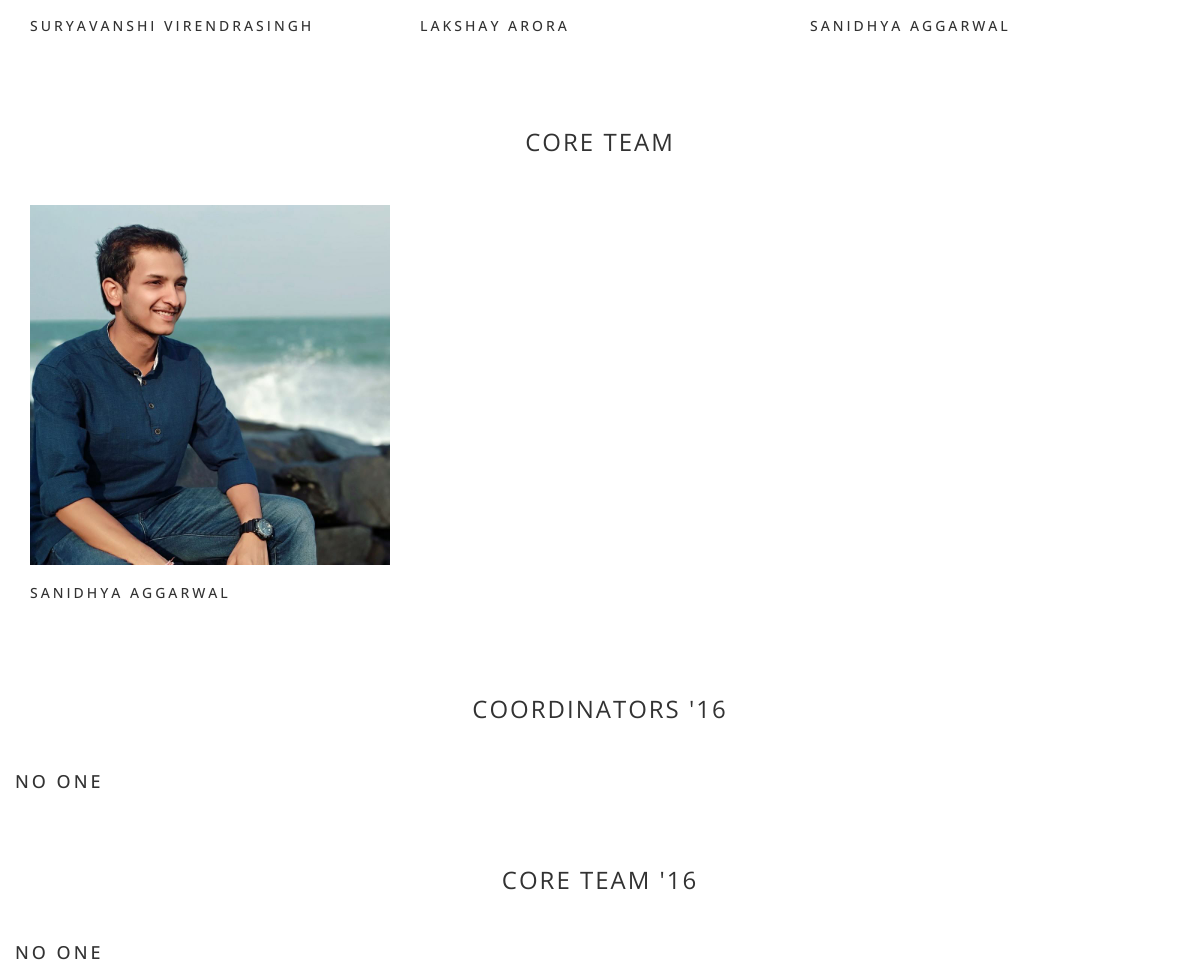
The page /team/ (middle part) on the database as committed earlier.
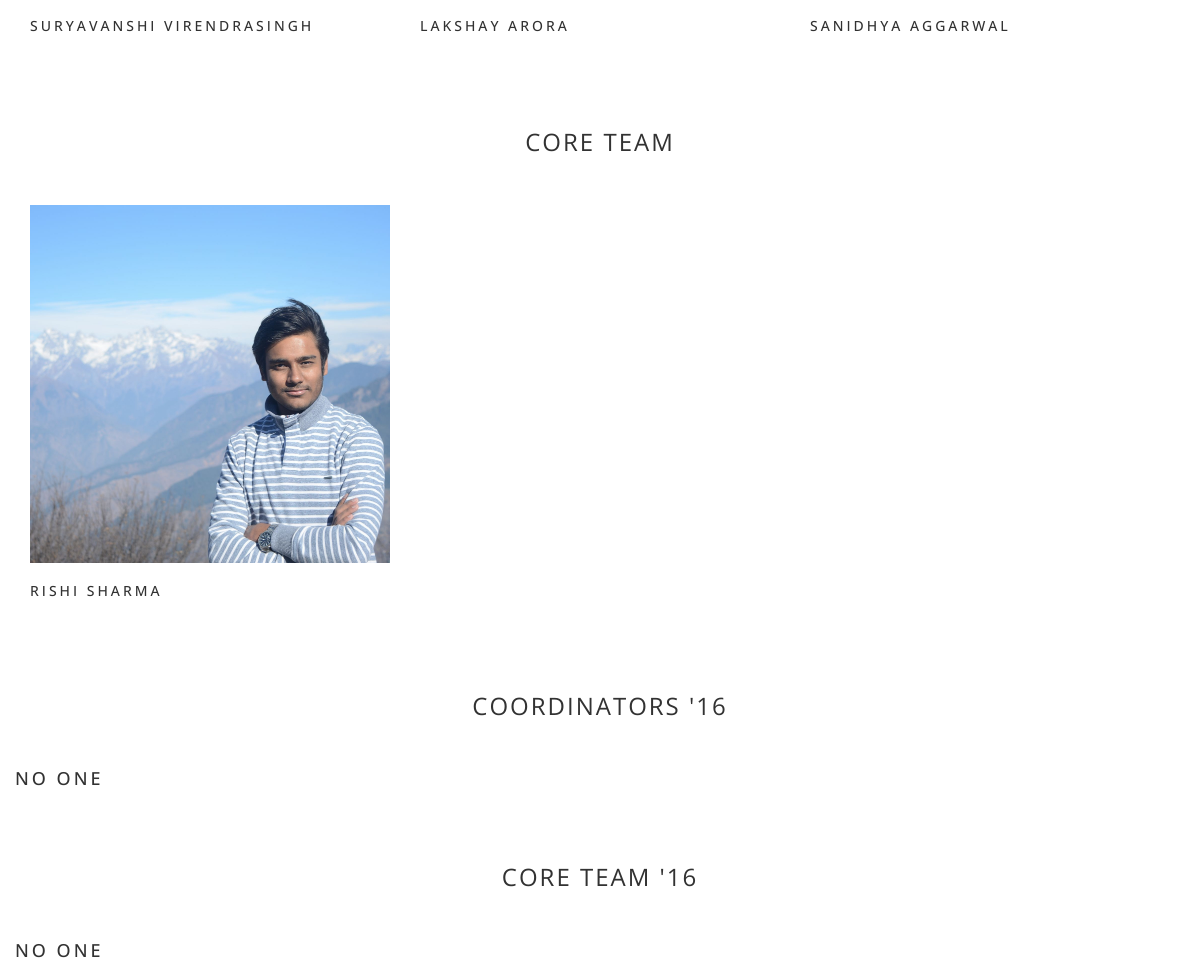
The same page on the database as committed later.
### robotronics/models.py (models this page shows, shortened)
class Member(models.Model):
    Coord16 = 'Coord16'
    Coord = 'Coord'
    Team = 'Team'
    Team16 = 'Team16'
    Webdev = 'Webdev'
    CHOICES = ((Coord16, 'Coord16'), (Coord, 'Coord'), (Team, 'Team'), (Team16, 'Team16'), (Webdev, 'Webdev'))
    role = models.CharField(max_length=20, choices=CHOICES, default=Team)
    name = models.CharField(max_length=200)
    facebook = models.CharField(max_length=500, null=True)
    linkedin = models.CharField(max_length=500, null=True)
    github = models.CharField(max_length=500, null=True)
    details = models.CharField(max_length=500, null=True)

### robotronics/views.py (the view)
# urls.py: path('team/', views.team, name='team'),
def team(request):
    coord16 = Member.objects.filter(role='Coord16')
    coord = Member.objects.filter(role='Coord')
    team = Member.objects.filter(role='Team')
    team16 = Member.objects.filter(role='Team16')
    webdev = Member.objects.filter(role='Webdev')
    return render(request, 'robotronics/team.html', {
        'coord16': coord16,
        'coord': coord,
        'team': team,
        'team16': team16,
        'webdev': webdev,
    })

### robotronics/templates/robotronics/team.html (shortened to what this page needs)
{% extends 'robotronics/base.html' %}
{% load static %}
{% block content %}
  <div id="teambody">
    <div class="container">
      <div class="row">
        {% if coord %}
          {% for mem in coord %}
            <div class="col-md-4 col-sm-4">
              <div class="team-title">
                <h5>{{mem.name}}</h5>
              </div>
            </div>
          {% endfor %}
        {% else %}
          <div class="container">
            <h4>NO ONE</h4>
          </div>
        {% endif %}
      </div>
    </div>
  </div>
  <div id="teambody">
    <div class="container">
      <div class="row">
        <div class="heading-title text-center">
          <h3 class="text-uppercase">Core Team</h3>
        </div>
        {% if team %}
          {% for mem in team %}
            <div class="col-md-4 col-sm-4">
              <div class="team-member">
                <div class="team-img">
                  <img src="{% static 'robotronics/team/' %}{{mem.name}}.jpg" alt="team member" class="img-responsive">
                </div>
              </div>
              <div class="team-title">
                <h5>{{mem.name}}</h5>
              </div>
            </div>
          {% endfor %}
        {% else %}
          <div>
            <h4>NO ONE</h4>
          </div>
        {% endif %}
      </div>
    </div>
  </div>
  <div id="teambody">
    <div class="container">
      <div class="row">
        <div class="heading-title text-center">
          <h3 class="text-uppercase">Coordinators '16</h3>
        </div>
        {% if coord16 %}
          {% for mem in coord16 %}
            <div class="col-md-4 col-sm-4">
              <div class="team-member">
                <div class="team-img">
                  <img src="{% static 'robotronics/team/' %}{{mem.name}}.jpg" alt="team member" class="img-responsive">
                </div>
                <div class="team-hover">
                  <div class="desk">
                    <p>{{mem.details}}</p>
                  </div>
                  <div class="s-link">
                    <a href="{{mem.facebook}}"><i class="icon-facebook"></i></a>
                    <a href="{{mem.linkedin}}"><i class="icon-linkedin"></i></a>
                    <a href="{{mem.github}}"><i class="icon-github-circled"></i></a>
                  </div>
                </div>
              </div>
              <div class="team-title">
                <h5>{{mem.name}}</h5>
              </div>
            </div>
          {% endfor %}
        {% else %}
          <div>
            <h4>NO ONE</h4>
          </div>
        {% endif %}
      </div>
    </div>
  </div>
  <div id="teambody">
    <div class="container">
      <div class="row">
        <div class="heading-title text-center">
          <h3 class="text-uppercase">Core Team '16</h3>
        </div>
        {% if team16 %}
          {% for mem in team16 %}
            <div class="col-md-4 col-sm-4">
              <div class="team-member">
                <div class="team-img">
                  <img src="{% static 'robotronics/team/' %}{{mem.name}}.jpg" alt="team member" class="img-responsive">
                </div>
                <div class="team-hover">
                  <div class="desk">
                    <p>{{mem.details}}</p>
                  </div>
                  <div class="s-link">
                    <a href="{{mem.facebook}}"><i class="icon-facebook"></i></a>
                    <a href="{{mem.linkedin}}"><i class="icon-linkedin"></i></a>
                    <a href="{{mem.github}}"><i class="icon-github-circled"></i></a>
                  </div>
                </div>
              </div>
              <div class="team-title">
                <h5>{{mem.name}}</h5>
              </div>
            </div>
          {% endfor %}
        {% else %}
          <div>
            <h4>NO ONE</h4>
          </div>
        {% endif %}
      </div>
    </div>
  </div>
  <div id="teambody">
    <div class="container">
      <div class="row">
      </div>
    </div>
  </div>
{% endblock %}

Rows that differ between the two databases and show on the page:
removed Member: name (picture), name "SANIDHYA AGGARWAL", shown under "CORE TEAM"
added Member: name (picture), name "RISHI SHARMA", shown under "CORE TEAM"
